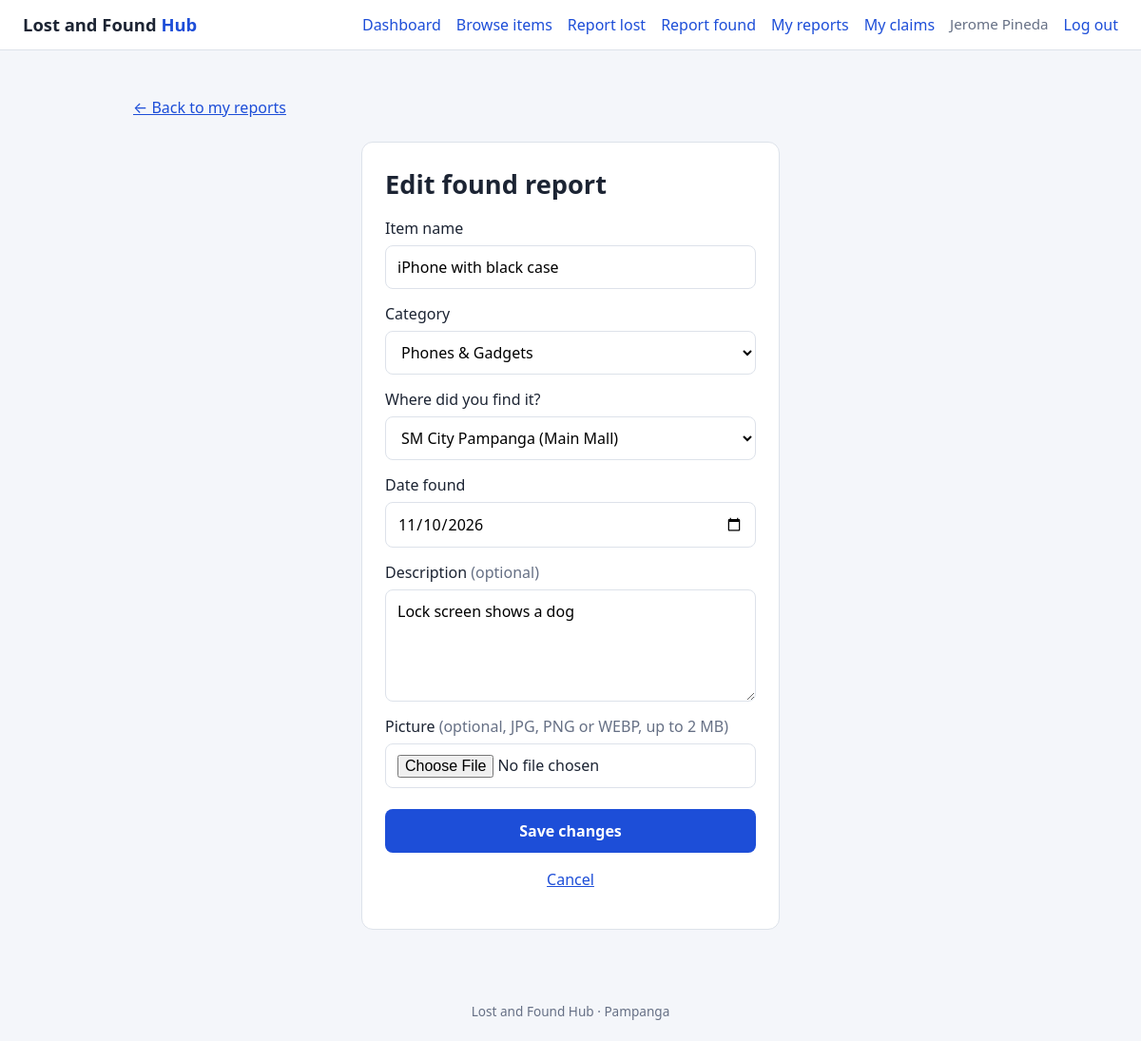
The app's page /item_edit.php?type=Found&id=6 (signed in) with its own data.
### tables this page shows
CREATE TABLE Found_Item (
  found_item_id INT AUTO_INCREMENT PRIMARY KEY,
  user_id       INT NOT NULL,
  category_id   INT NOT NULL,
  location_id   INT NOT NULL,
  item_name     VARCHAR(100) NOT NULL,
  description   TEXT,
  date_found    DATE NOT NULL,
  image         VARCHAR(255),
  status        ENUM('Available','Claimed','Returned') NOT NULL DEFAULT 'Available',
  date_posted   TIMESTAMP NOT NULL DEFAULT CURRENT_TIMESTAMP,
  FOREIGN KEY (user_id)     REFERENCES `User`(user_id)       ON DELETE RESTRICT,
  FOREIGN KEY (category_id) REFERENCES Category(category_id) ON DELETE RESTRICT,
  FOREIGN KEY (location_id) REFERENCES Location(location_id) ON DELETE RESTRICT
);

CREATE TABLE Category (
  category_id          INT AUTO_INCREMENT PRIMARY KEY,
  category_name        VARCHAR(50) NOT NULL UNIQUE,
  category_description VARCHAR(255)
);

CREATE TABLE Location (
  location_id   INT AUTO_INCREMENT PRIMARY KEY,
  location_name VARCHAR(100) NOT NULL,
  building      VARCHAR(100),
  description   VARCHAR(255)
);

### includes/config.php (called while the page is built, shortened)
<?php
function e($value): string {
    return htmlspecialchars((string)$value, ENT_QUOTES, 'UTF-8');
}

### item_edit.php (the view, shortened to what this page needs)
<?php
require __DIR__ . '/includes/config.php';
$uid  = $_SESSION['user_id'];
$type = $_GET['type'] ?? '';
$id   = (int)($_GET['id'] ?? 0);
$tables = [
    'Lost'  => ['table' => 'Lost_Item',  'id' => 'lost_item_id',  'date' => 'date_lost',  'open' => 'Lost'],
    'Found' => ['table' => 'Found_Item', 'id' => 'found_item_id', 'date' => 'date_found', 'open' => 'Available'],
];
$row = false;
if (isset($tables[$type]) && $id > 0) {
    $t = $tables[$type];
    $stmt = $pdo->prepare("SELECT * FROM {$t['table']} WHERE {$t['id']} = ? AND user_id = ?");
    $stmt->execute([$id, $uid]);
    $row = $stmt->fetch();
}
    ?>
    <?php
$locked = null;
$categories = $pdo->query("SELECT category_id, category_name FROM Category ORDER BY category_name")->fetchAll();
$locations  = $pdo->query("SELECT location_id, location_name, building FROM Location ORDER BY location_name")->fetchAll();
$today = (new DateTime('now', new DateTimeZone('Asia/Manila')))->format('Y-m-d');
$old = [
    'item_name'   => $row['item_name'],
    'category_id' => (string)$row['category_id'],
    'location_id' => (string)$row['location_id'],
    'item_date'   => $row[$t['date']],
    'description' => $row['description'] ?? '',
];
require __DIR__ . '/includes/header.php';
?>
<p><a href="<?= BASE_URL ?>/my_reports.php">&larr; Back to my reports</a></p>
<div class="card narrow">
  <h1>Edit <?= $type === 'Lost' ? 'lost' : 'found' ?> report</h1>
  <?php if ($locked): ?>
    <div class="alert error"><?= e($locked) ?></div>
    <p class="center"><a href="<?= BASE_URL ?>/item_view.php?type=<?= e($type) ?>&amp;id=<?= (int)$id ?>">View the report</a></p>
  <?php else: ?>
    <form method="POST" enctype="multipart/form-data" novalidate>
      <label>Item name
        <input name="item_name" maxlength="100" value="<?= e($old['item_name']) ?>">
      </label>
      <label>Category
        <select name="category_id">
          <?php foreach ($categories as $c): ?>
            <option value="<?= (int)$c['category_id'] ?>" <?= (int)$old['category_id'] === (int)$c['category_id'] ? 'selected' : '' ?>>
              <?= e($c['category_name']) ?>
            </option>
          <?php endforeach; ?>
        </select>
      </label>
      <label><?= $type === 'Lost' ? 'Where did you lose it?' : 'Where did you find it?' ?>
        <select name="location_id">
          <?php foreach ($locations as $l): ?>
            <option value="<?= (int)$l['location_id'] ?>" <?= (int)$old['location_id'] === (int)$l['location_id'] ? 'selected' : '' ?>>
              <?= e($l['location_name']) ?><?= $l['building'] ? ' (' . e($l['building']) . ')' : '' ?>
            </option>
          <?php endforeach; ?>
        </select>
      </label>
      <label><?= $type === 'Lost' ? 'Date lost' : 'Date found' ?>
        <input type="date" name="item_date" max="<?= e($today) ?>" value="<?= e($old['item_date']) ?>">
      </label>
      <label>Description <span class="muted">(optional)</span>
        <textarea name="description" rows="4" maxlength="1000"><?= e($old['description']) ?></textarea>
      </label>
      <label><?= $row['image'] ? 'Replace picture' : 'Picture' ?> <span class="muted">(optional, JPG, PNG or WEBP, up to 2 MB)</span>
        <input type="file" name="image" accept="image/jpeg,image/png,image/webp">
      </label>
      <button class="btn">Save changes</button>
    </form>
    <p class="muted center"><a href="<?= BASE_URL ?>/my_reports.php">Cancel</a></p>
  <?php endif; ?>
</div>
<?php require __DIR__ . '/includes/footer.php'; ?>

### assets/style.css (style rules this page uses)
:root { --bg: #f4f6fa; --card: #ffffff; --text: #1c2433; --muted: #667085; --line: #dde2ea; --primary: #1d4ed8; --primary-dark: #1e40af; --danger-bg: #fdecec; --danger: #b42318; --ok-bg: #e7f6ec; --ok: #067647; }
* { box-sizing: border-box; }
body { margin: 0; font-family: system-ui, -apple-system, "Segoe UI", Roboto, Arial, sans-serif; background: var(--bg); color: var(--text); line-height: 1.5; min-height: 100vh; display: flex; flex-direction: column; }
a { color: var(--primary); }
h1 { margin: 0 0 4px; font-size: 1.7rem; }
.muted { color: var(--muted); }
.center { text-align: center; }
.card { background: var(--card); border: 1px solid var(--line); border-radius: 12px; padding: 24px; }
.card.narrow { max-width: 440px; margin: 24px auto; }
label { display: block; margin-top: 14px; font-weight: 500; }
input, select, textarea { display: block; width: 100%; margin-top: 6px; padding: 10px 12px; border: 1px solid var(--line); border-radius: 8px; font: inherit; background: #fff; }
.btn { display: block; width: 100%; margin: 22px 0 14px; padding: 11px 16px; background: var(--primary); color: #fff; border: 0; border-radius: 8px; font: inherit; font-weight: 600; cursor: pointer; }

### records on screen
found_item: item_name "iPhone with black case", category_id "Phones & Gadgets", location_id "SM City Pampanga (Main Mall)", item_date "11/10/2026", description "Lock screen shows a dog"

### other values on screen
$_SESSION['user_name'] "Jerome Pineda"
